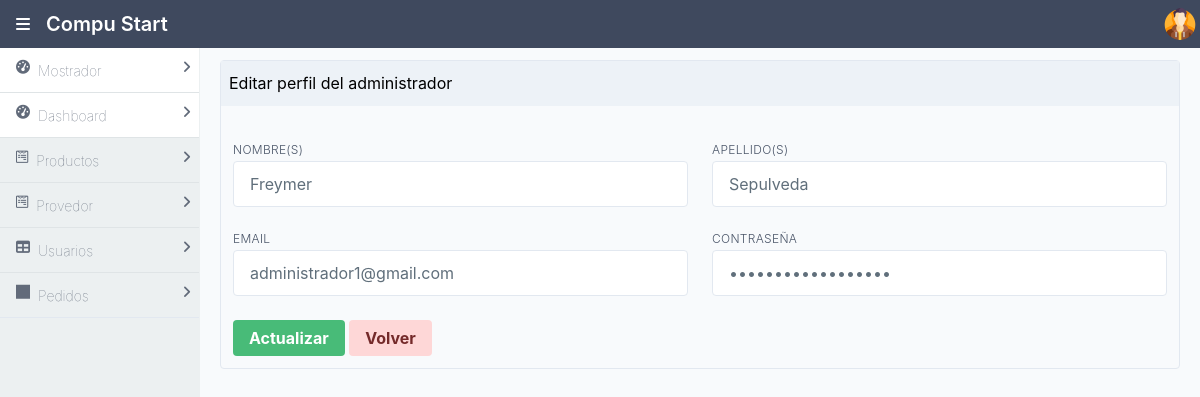
Page /admin/micuenta.php?id_administrador=1 on the committed database.
### tables this page shows
CREATE TABLE administrador(
    id_administrador INT(11) PRIMARY KEY AUTO_INCREMENT,
    nombre VARCHAR(50) NOT NULL,
    apellido VARCHAR(50) NOT NULL,
    email VARCHAR(60) NOT NULL,
    contrasenia VARCHAR(50) NOT NULL
);

### admin/micuenta.php (the view, shortened to what this page needs)
<?php
    include("./editar/conexion.php");
?>
<!DOCTYPE html>
<html lang="en">
<head>
    <link rel="stylesheet" href="../css/styles.css">
    <link rel="stylesheet" href="../css/all.css">
</head>
<header class="bg-nav">
            <div class="flex justify-between">
                <div class="p-1 mx-3 inline-flex items-center">
                    <i class="fas fa-bars pr-2 text-white" onclick="sidebarToggle()"></i>
                    <h1 class="text-white p-2">Compu Start</h1>
                </div>
                <div class="p-1 flex flex-row items-center">
                    <a href="#" onclick="profileToggle()" class="text-white p-2 no-underline hidden md:block lg:block"><?php echo $_SESSION["admin"] ?></a>
                    <img onclick="profileToggle()" class="inline-block h-8 w-8 rounded-full" src="../img/logo/avatar.png" alt="">
                </div>
            </div>
        </header>
<body>
<?php
        if(isset($_POST['enviar'])){
            $id_administrador=$_POST['id'];
            $nombre=$_POST['nombre'];
            $apellido=$_POST['apellido'];
            $email=$_POST['email'];
            $contrasena=$_POST['contrasena'];
            $sql="update administrador set nombre='".$nombre."',
            apellido='".$apellido."',
            email='".$email."',
            contrasenia='".$contrasena."'
            where id_administrador='".$id_administrador."'";
            $resultado=mysqli_query($conexion,$sql);
            if($resultado){
                echo "<script language='JavaScript'>
                alert('Los datos se actualizaron correctamente');
                location.assign('./indexAdmin.php');</script>";
            }else{
                echo "<script language='JavaScript'>
                alert('Los datos NO se actualizaron :(');
                location.assign('../inicio.php');</script>";
            }
            mysqli_close($conexion);
        } else{
            $id_administrador=$_GET['id_administrador'];
            $sql="select * from administrador where id_administrador='".$id_administrador."'";
            $resultado=mysqli_query($conexion,$sql);
            $fila=mysqli_fetch_assoc($resultado);
            $nombre=$fila["nombre"];
            $apellido=$fila["apellido"];
            $email=$fila["email"];
            $contrasena=$fila["contrasenia"];
    ?>
<div class="mx-auto bg-grey-lightest">
    <div class="min-h-screen flex flex-col">
        <div class="flex flex-1">
            <aside id="sidebar" class="bg-side-nav w-1/2 md:w-1/6 lg:w-1/6 border-r border-side-nav hidden md:block lg:block">
                <ul class="list-reset flex flex-col">
                    <?php include("../componentes/barralateralAdmin.php") ?>
                </ul>
            </aside>
            <main class="bg-white-500 flex-1 p-3 overflow-hidden">
<div class="flex flex-col">
    <div class="flex flex-1  flex-col md:flex-row lg:flex-row mx-2">
        <div class="mb-2 border-solid border-gray-300 rounded border shadow-sm w-full">
            <div class="bg-gray-200 px-2 py-3 border-solid border-gray-200 border-b">
                Editar perfil del administrador
            </div>
            <div class="p-3">
    <form class="w-full" action="<?=$_SERVER["PHP_SELF"]?>" method="post">
<div class="flex flex-wrap -mx-3 mb-6">
    <div class="w-full md:w-1/2 px-3 mb-6 md:mb-0">
        <label class="block uppercase tracking-wide text-gray-700 text-xs font-light mb-1"
            >
            Nombre(s)
        </label>
        <input class="appearance-none block w-full bg-grey-200 text-grey-darker border border-grey-200 rounded py-3 px-4 leading-tight focus:outline-none focus:bg-white-500 focus:border-gray-600"
        type="text" name="nombre" id="nombre" onchange="nombre1()" required value="<?php echo $nombre; ?>" placeholder="<?php echo $nombre; ?>">
    </div>
    <div class="w-full md:w-1/2 px-3">
        <label class="block uppercase tracking-wide text-gray-700 text-xs font-light mb-1"
               for="grid-last-name">
            Apellido(s)
        </label>
        <input class="appearance-none block w-full bg-grey-200 text-grey-darker border border-grey-200 rounded py-3 px-4 leading-tight focus:outline-none focus:bg-white-500 focus:border-gray-600"
        type="text" name="apellido" id="apellido" onchange="apellido1()" required value="<?php echo $apellido; ?>" placeholder="<?php echo $apellido; ?>">
    </div>
</div>
<div class="flex flex-wrap -mx-3 mb-6">
    <div class="w-full md:w-1/2 px-3 mb-6 md:mb-0">
        <label class="block uppercase tracking-wide text-gray-700 text-xs font-light mb-1"
            >
            Email
        </label>
        <input class="appearance-none block w-full bg-grey-200 text-grey-darker border border-grey-200 rounded py-3 px-4 leading-tight focus:outline-none focus:bg-white-500 focus:border-gray-600"
        type="text" name="email" id="correo" onchange="ValidacionCorreo()" required value="<?php echo $email; ?>" placeholder="<?php echo $email; ?>">
    </div>
    <div class="w-full md:w-1/2 px-3">
        <label class="block uppercase tracking-wide text-gray-700 text-xs font-light mb-1"
               for="grid-last-name">
            Contraseña
        </label>
        <input class="appearance-none block w-full bg-grey-200 text-grey-darker border border-grey-200 rounded py-3 px-4 leading-tight focus:outline-none focus:bg-white-500 focus:border-gray-600"
        type="password" name="contrasena" id="clave" onchange="contraseña()" required value="<?php echo $contrasena; ?>" >
    </div>
</div>
<div class="mt-5">
    <button class='bg-green-500 hover:bg-green-800 text-white font-bold py-2 px-4 rounded'
    type="submit" name="enviar" value="ACTUALIZAR"> Actualizar</button>
<button type="button" class='close-modal cursor-pointer bg-red-200 hover:bg-red-500 text-red-900 font-bold py-2 px-4 rounded'> <a href="./indexAdmin.php">Volver</a>
    </button>
</div>
        </div>
    </div>
</div>
</main>
</div>
</div>
</div>
<?php
}
?>
</body>
</html>

### css/all.css (style rules this page uses)
.fa, .fas, .far, .fal, .fab { -moz-osx-font-smoothing: grayscale; -webkit-font-smoothing: antialiased; display: inline-block; font-style: normal; font-variant: normal; text-rendering: auto; line-height: 1; }
.fa-bars:before { content: "\f0c9"; }
.fa, .fas { font-family: 'Font Awesome 5 Free'; font-weight: 900; }

### rows in the picture
administrador: nombre "Freymer", apellido "Sepulveda", email "administrador1@gmail.com"
